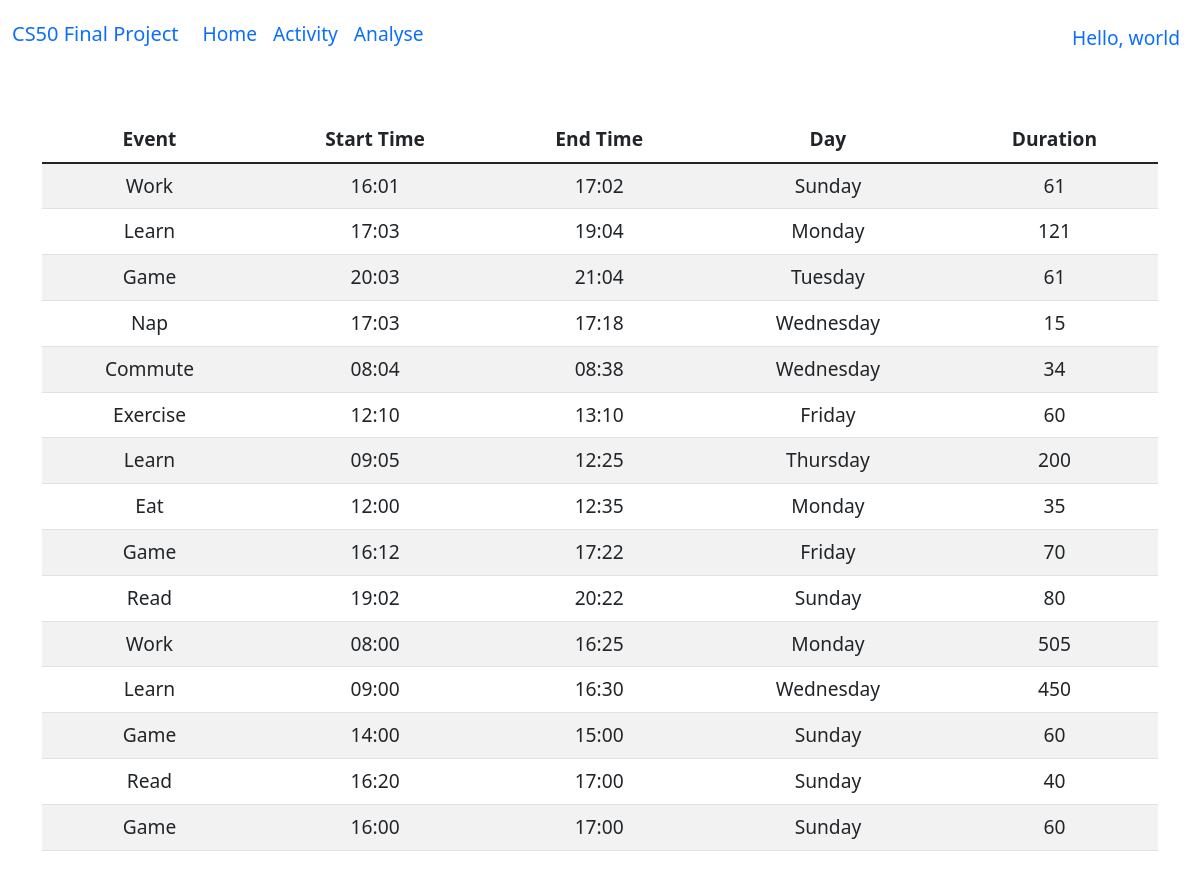
The page /activity on the database its author committed.
### tables this page shows
CREATE TABLE 'time' ('id' INTEGER PRIMARY KEY NOT NULL DEFAULT 1 , 'event' TEXT NOT NULL,'start' TEXT NOT NULL,'end' TEXT NOT NULL, 'weekday' TEXT NOT NULL, 'duration' INTEGER NOT NULL, 'date' DATETIME NOT NULL DEFAULT CURRENT_TIMESTAMP);

### app.py (the view)
@app.route("/activity")
def activity():
    details = db.execute("SELECT * FROM time")
    return render_template("activity.html", details=details)

### app.py (called while the page is built)
@app.after_request
def after_request(response):
    response.headers["Cache-Control"] = "no-cache, no-store, must-revalidate"
    response.headers["Expires"] = 0
    response.headers["Pragma"] = "no-cache"
    return response

### templates/activity.html
{% extends "layout.html" %}
{% block main %}
<table class="table table-striped">
    <thead>
        <tr>
            <th class="text-center">Event</th>
            <th class="text-center">Start Time</th>
            <th class="text-center">End Time</th>
            <th class="text-center">Day</th>
            <th class="text-center">Duration</th>
        </tr>
    </thead>
    <tbody>
        {% for detail in details %}
            <tr>
                <td class="text-center">{{ detail.event }}</td>
                <td class="text-center">{{ detail.start }}</td>
                <td class="text-center">{{ detail.end }}</td>
                <td class="text-center">{{ detail.weekday}}</td>
                <td class="text-center">{{ detail.duration}}</td>
            </tr>
        {% endfor %}
    </tbody>
</table>
{% endblock %}

### templates/layout.html (shortened to what this page needs)
<!DOCTYPE html>
<html lang="en">
    <head>
        <link href="https://cdn.jsdelivr.net/npm/bootstrap@5.1.3/dist/css/bootstrap.min.css" rel="stylesheet">
        <link href="/static/styles.css" rel="stylesheet">
    </head>
    <body>
        <nav class="navbar navbar-expand-lg bg-body-tertiary">
            <div class="container-fluid">
                <a class="navbar-brand" href="/">CS50 Final Project</a>
                <div class="collapse navbar-collapse" id="navbarSupportedContent">
                    <ul class="navbar-nav me-auto mb-2 mb-lg-0">
                        <li class="nav-item"><a class="nav-link" href="/">Home</a></li>
                        <li class="nav-item"><a class="nav-link" href="/activity">Activity</a></li>
                        <li class="nav-item"><a class="nav-link" href="/analyse">Analyse</a></li>
                    </ul>
                    <ul class="navbar-nav ms-auto mt-2">
                        <li class="nav-item"><a class="nav-link" href="#">Hello, world</a></li>
                    </ul>
                </div>
            </div>
        </nav>
        <main class="container py-5 text-center">
            {% block main %}{% endblock %}
        </main>
    </body>
</html>

### static/styles.css (style rules this page uses)
body { background-color: #fff; color: #212529; font-size: 1.2rem; font-weight: 400; line-height: 1.5; margin: 0; text-align: left; }

### rows shown on the page
time: event "Work", start "16:01", end "17:02", weekday "Sunday", duration "61"
time: event "Learn", start "17:03", end "19:04", weekday "Monday", duration "121"
time: event "Game", start "20:03", end "21:04", weekday "Tuesday", duration "61"
time: event "Nap", start "17:03", end "17:18", weekday "Wednesday", duration "15"
time: event "Commute", start "08:04", end "08:38", weekday "Wednesday", duration "34"
time: event "Exercise", start "12:10", end "13:10", weekday "Friday", duration "60"
time: event "Learn", start "09:05", end "12:25", weekday "Thursday", duration "200"
time: event "Eat", start "12:00", end "12:35", weekday "Monday", duration "35"
time: event "Game", start "16:12", end "17:22", weekday "Friday", duration "70"
time: event "Read", start "19:02", end "20:22", weekday "Sunday", duration "80"
time: event "Work", start "08:00", end "16:25", weekday "Monday", duration "505"
time: event "Learn", start "09:00", end "16:30", weekday "Wednesday", duration "450"
time: event "Game", start "14:00", end "15:00", weekday "Sunday", duration "60"
time: event "Read", start "16:20", end "17:00", weekday "Sunday", duration "40"
time: event "Game", start "16:00", end "17:00", weekday "Sunday", duration "60"
